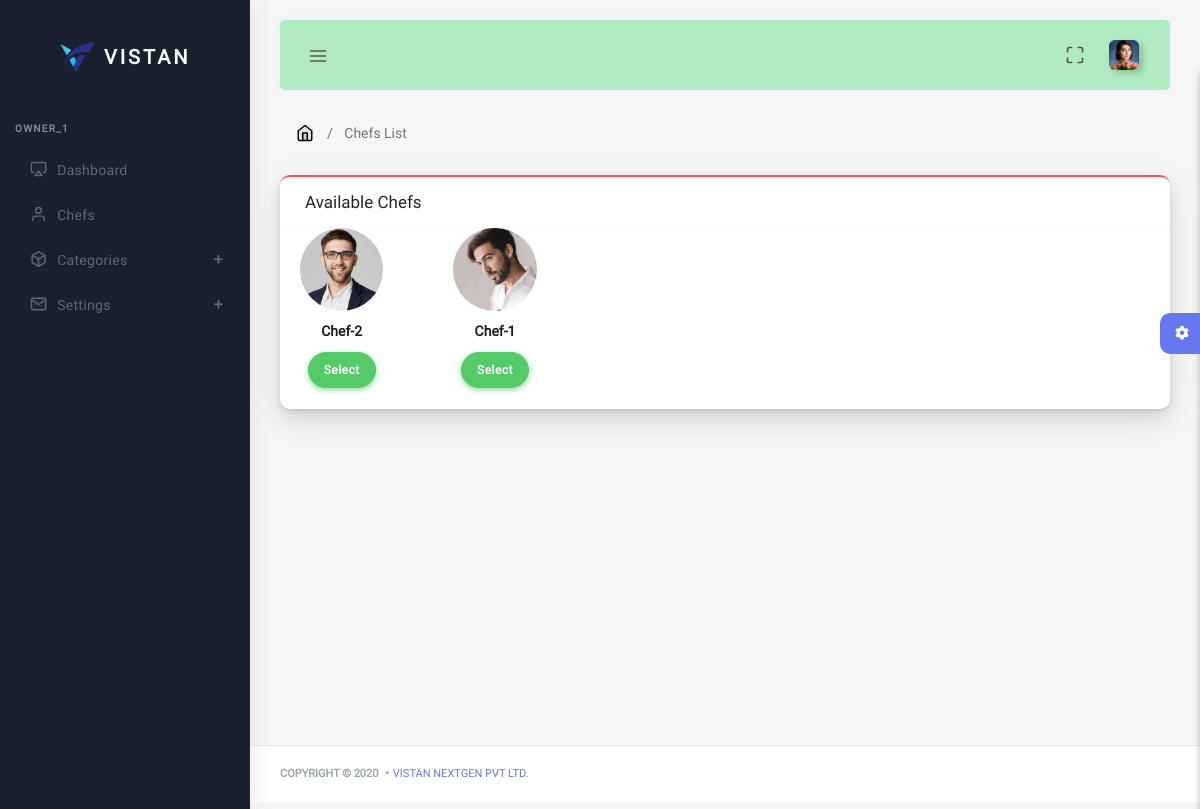
The app's page /rest/chef-list (signed in) with its own data.
### AccountsApp/models.py (models this page shows, shortened)
class CustomUser(AbstractUser):
    Chef = models.ManyToManyField(Chef)
    Category = models.ManyToManyField(Category)
    created_at = models.DateTimeField(auto_now_add = True)
    updated_at = models.DateTimeField(auto_now = True)
    class Meta:
        verbose_name = 'User'
        verbose_name_plural = 'users'

### RestApp/models.py (models this page shows, shortened)
class Chef(models.Model):
    chef_name = models.CharField(max_length = 30)
    chef_decription = models.TextField(blank = True, null = True)
    chef_image = models.ImageField(upload_to = 'Chefs', blank = True, null = True)
    gender = models.CharField(max_length=10, choices=gender_choices)
    mobile = models.CharField(max_length = 12)
    active = models.BooleanField(default = True)
    status = models.BooleanField(default = True)
    created_at = models.DateTimeField(auto_now_add = True)
    updated_at = models.DateTimeField(auto_now = True)
    class Meta:
        verbose_name = 'Chef'
        verbose_name_plural = 'Chefs'
        ordering = ('-id', )

### RestApp/views.py (the view)
# urls.py: path('chef-list', views.CheflistView, name = 'chef-list'),
@login_required(login_url='/')
def CheflistView(request):
    return render(request, 'RestApp/chef-list.html')

### RestApp/models.py (called while the page is built)
    def __str__(self):
        return '{}'.format(self.category_name)

### RestApp/templates/RestApp/chef-list.html (shortened to what this page needs)
{% extends 'base.html' %}
{% load static %}
{% block breadcrumb %}Chefs List{% endblock %}
{% block content %}
<div class="card card-danger">
    <div class="card-header">
      <h4>Available Chefs</h4>
    </div>
    <div class="row">
    {% for chef in chefs %}
        <div class="col-4 col-sm-3 col-lg-2 mb-4 mb-md-0">
            <div>
                <div class="user-item">
                <img alt="image" src="{% static chef.chef_image.url %}" class="img-fluid">
                <div class="user-details">
                    <div class="user-name">{{chef.chef_name}}</div>
                    <div class="user-cta">
                    <a href = {% url 'RestApp:select-chef' chef.id %} class="btn btn-success follow-btn" data-follow-action="alert('user5 followed');"
                        data-unfollow-action="alert('user5 unfollowed');">Select</a>
                    </div>
                </div>
                <br>
                </div>
            </div>
        </div>
    {% endfor %}
    </div>
</div>
{% endblock %}

### templates/sidebar.html (shortened to what this page needs)
{% load static %}
<div class="main-sidebar sidebar-style-2">
    <aside id="sidebar-wrapper"><br>
      <div class="sidebar-brand">
        <a href="{% url 'RestApp:dashboard' %}"> <img alt="image" src="{% static "assets/img/vistanlogo.png" %}" class="header-logo" /> <span
            class="logo-name"><span style="color: azure;">Vistan</span></span>
        </a>
      </div>
      <br><br>
      <ul class="sidebar-menu">
        <li class="menu-header">{{request.user.username}}</li>
        <li>
            <a href="{% url 'RestApp:dashboard' %}" ><i
                data-feather="airplay"></i><span>Dashboard</span></a>
          </li>
          <li>
            <a href="{% url 'RestApp:chef-list' %}" ><i
                data-feather="user"></i><span>Chefs</span></a>
          </li>
        <li class="dropdown">
          <a href="#" class="menu-toggle nav-link has-dropdown"><i data-feather="box"></i><span>Categories</span></a>
        </li>
        <li class="dropdown">
          <a href="#" class="menu-toggle nav-link has-dropdown"><i data-feather="mail"></i><span>Settings</span></a>
        </li>
      </ul>
    </aside>
  </div>

### records on screen
CustomUser: user.username "OWNER_1"
Chef: chef_image (picture), chef_name "Chef-2"
Chef: chef_image (picture), chef_name "Chef-1"
